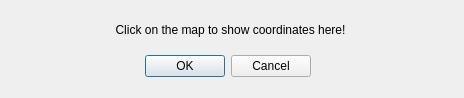
<?xml version="1.0" encoding="UTF-8"?>
<ui version="4.0">
 <class>MapClickerDialogBase</class>
 <widget class="QDialog" name="MapClickerDialogBase">
  <property name="geometry">
   <rect>
    <x>0</x>
    <y>0</y>
    <width>464</width>
    <height>98</height>
   </rect>
  </property>
  <property name="windowTitle">
   <string>Map Clicker</string>
  </property>
  <widget class="QDialogButtonBox" name="button_box">
   <property name="geometry">
    <rect>
     <x>140</x>
     <y>50</y>
     <width>171</width>
     <height>32</height>
    </rect>
   </property>
   <property name="orientation">
    <enum>Qt::Horizontal</enum>
   </property>
   <property name="standardButtons">
    <set>QDialogButtonBox::Cancel|QDialogButtonBox::Ok</set>
   </property>
  </widget>
  <widget class="QLabel" name="label">
   <property name="geometry">
    <rect>
     <x>20</x>
     <y>20</y>
     <width>421</width>
     <height>20</height>
    </rect>
   </property>
   <property name="text">
    <string>Click on the map to show coordinates here!</string>
   </property>
   <property name="alignment">
    <set>Qt::AlignCenter</set>
   </property>
  </widget>
 </widget>
 <resources/>
 <connections>
  <connection>
   <sender>button_box</sender>
   <signal>accepted()</signal>
   <receiver>MapClickerDialogBase</receiver>
   <slot>accept()</slot>
   <hints>
    <hint type="sourcelabel">
     <x>20</x>
     <y>20</y>
    </hint>
    <hint type="destinationlabel">
     <x>20</x>
     <y>20</y>
    </hint>
   </hints>
  </connection>
  <connection>
   <sender>button_box</sender>
   <signal>rejected()</signal>
   <receiver>MapClickerDialogBase</receiver>
   <slot>reject()</slot>
   <hints>
    <hint type="sourcelabel">
     <x>20</x>
     <y>20</y>
    </hint>
    <hint type="destinationlabel">
     <x>20</x>
     <y>20</y>
    </hint>
   </hints>
  </connection>
 </connections>
</ui>
